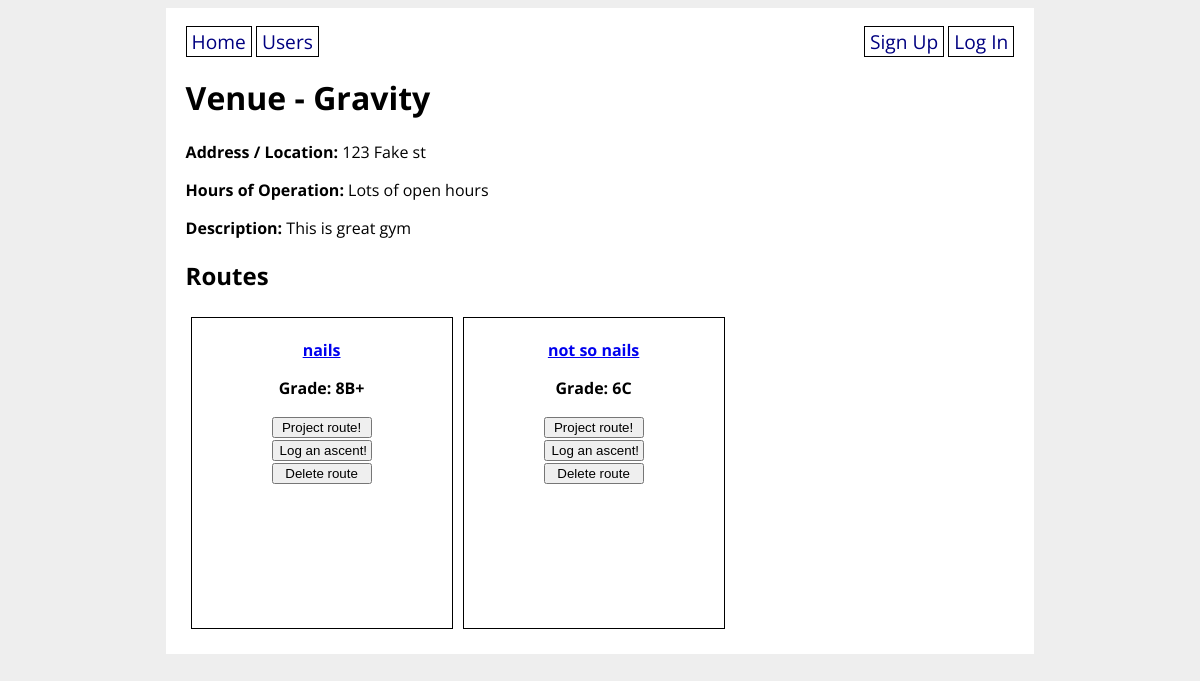
The app's page /venue/1, older data.
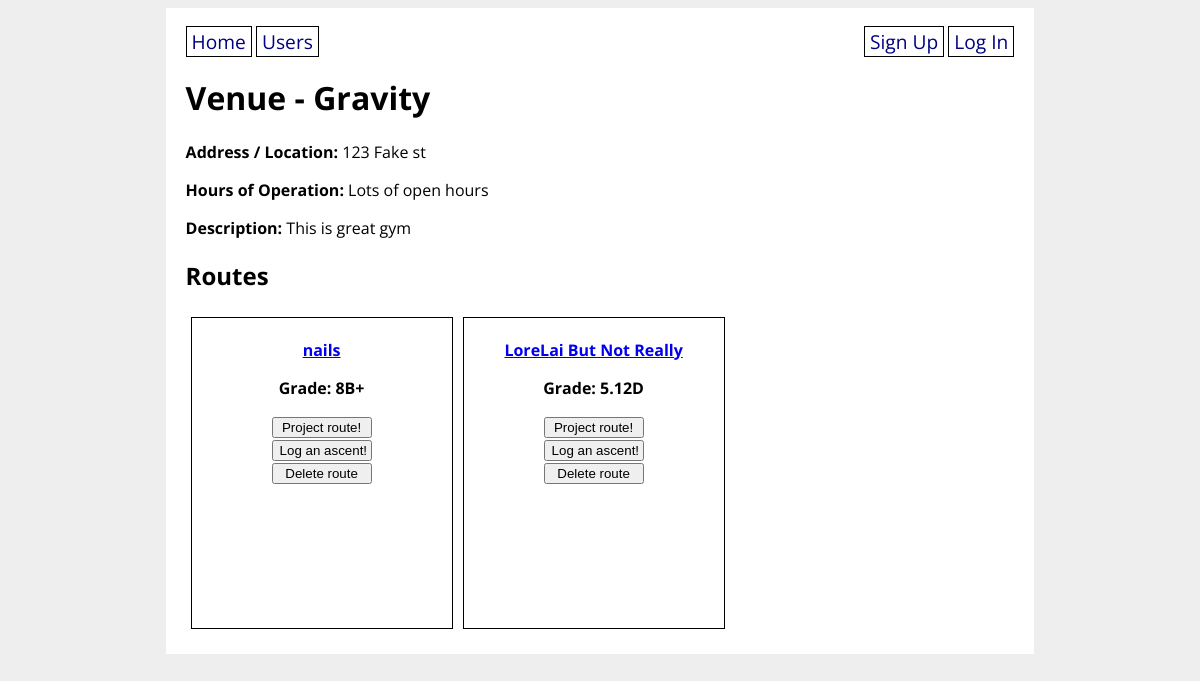
The same page, newer data.
### climbunity_app/models.py (models this page shows, shortened)
class Venue(db.Model):
    id = db.Column(db.Integer, primary_key=True)
    name = db.Column(db.String(80), nullable=False)
    address = db.Column(db.String(80), nullable=False)
    open_hours = db.Column(db.String(1000))
    description = db.Column(db.String(1000))
    booked_appointments = db.relationship('Appointment',
        secondary='venue_bookings', back_populates='appointment_venues'
    )

class Route(db.Model):
    id = db.Column(db.Integer, primary_key=True)
    venue_id = db.Column(db.Integer, db.ForeignKey('venue.id'), nullable=False)
    setter_id = db.Column(db.Integer, db.ForeignKey('user.id'))
    name = db.Column(db.String(80), nullable=False)
    grade = db.Column(db.String(10), nullable=False)
    photo_url = db.Column(URLType)
    route_set_date = db.Column(db.Date)
    route_takedown_date = db.Column(db.Date)
    projecting_users = db.relationship('User',
        secondary='user_project_lists', back_populates='user_projects'
    )
    ascents_on_route = db.relationship('Ascent',
        secondary='route_ascent_lists', back_populates='routes_ascended'
    )
    possible_route_styles = db.relationship('Style',
        secondary='route_style_lists', back_populates='route_styles'
    )
    route_tags = db.relationship('Tag',
        secondary='route_tag_lists', back_populates='tagged_routes'
    )
    def __repr__(self):
        return f'{self.name}'

### climbunity_app/main/routes.py (the view, shortened to what this page needs)
@main.route('/venue/<venue_id>', methods=['GET', 'POST'])
def venue_detail(venue_id):
    venue = Venue.query.get(venue_id)
    routes = Route.query.filter_by(venue_id=venue_id).all()
    print(routes)
    form = VenueForm(obj=venue)
    venue = Venue.query.get(venue_id)
    return render_template('venue_detail.html', form=form, routes=routes, venue=venue)

### climbunity_app/main/forms.py
class VenueForm(FlaskForm):
    name = StringField('Venue Name',
    validators=[
        DataRequired(),
        Length(min=3, max=80, message="Your venue name needs to be betweeen 3 and 80 chars")
    ])
    address = StringField('Address',
    validators=[
        DataRequired(),
        Length(min=3, max=80, message="Your need to enter a street address or general location")
    ])
    open_hours = StringField('Hours of Operation')
    description = StringField('Description')
    submit = SubmitField('Submit')

### climbunity_app/templates/venue_detail.html (shortened to what this page needs)
{% extends 'base.html' %}
{% block content %}
<h1>Venue - {{ venue.name }}</h1>
<p><strong>Address / Location:</strong> {{ venue.address }}</p>
<p><strong>Hours of Operation:</strong> {{ venue.open_hours }}</p>
<p><strong>Description:</strong> {{ venue.description }}</p>
<h2>Routes</h2>
<div class="routes">
    {% for route in routes %}
    <div class="route-details">
        <a href="/route/{{ route.id }}">
        <p><strong>{{ route.name }}</strong></p></a>
        <p><strong>Grade: {{ route.grade }}</strong></p>
        <form method="POST" action="/add_to_project_list/{{ route.id }}">
            <input type="submit" value="Project route!">
        </form>
        <form method="POST" action="/log_ascent/{{ route.id }}">
            <input type="submit" value="Log an ascent!">
        </form>
        <form method="POST" action="/delete_route/{{ route.id }}">
            <input type="submit" value="Delete route">
        </form>
    </div>
    {% endfor %}
</div>
{% endblock %}

### climbunity_app/templates/base.html (shortened to what this page needs)
<!DOCTYPE html>
<html>
    <head>
        <link rel="stylesheet" href="/static/style.css">
    </head>
    <body>
        <div id="content">
            <nav>
                <div>
                    <a href="/">Home</a>
                    <a href="/users">Users</a>
                </div>
                <div>
                    {% if current_user.is_authenticated %}
                        <a href="/new_venue">New Venue</a>
                        <a href="/new_route">New Route</a>
                        <a href="/new_appointment">New Appointment</a>
                        <a href="/logout">Log Out</a>
                    {% else %}
                        <a href="/signup">Sign Up</a>
                        <a href="/login">Log In</a>
                    {% endif %}
                </div>
            </nav>
            {% block content %}{% endblock %}
        </div>
    </body>
</html>

### climbunity_app/static/style.css (style rules this page uses)
body { display: flex; flex-direction: column; align-items: center; background-color: #eee; font-family: 'Open Sans', sans-serif; }
#content { width: 70%; background-color: white; padding: 20px; }
nav { width: 100%; display: flex; flex-direction: row; justify-content: space-between; }
nav a { color: navy; text-decoration: none; border: 1px solid black; padding: 1px 5px; font-size: 1.2em; }
input[type=submit] { width: 100px; align-self: flex-end; }
.routes { display: flex; flex-direction: row; flex-wrap: wrap; }
.route-details { border: 1px solid black; margin: 5px; padding: 5px; text-align: center; width: 250px; height: 300px; }

Row changes from the older to the newer data that the page shows:
removed Route: name "not so nails", grade "6C"
added Route: name "LoreLai But Not Really", grade "5.12D"
